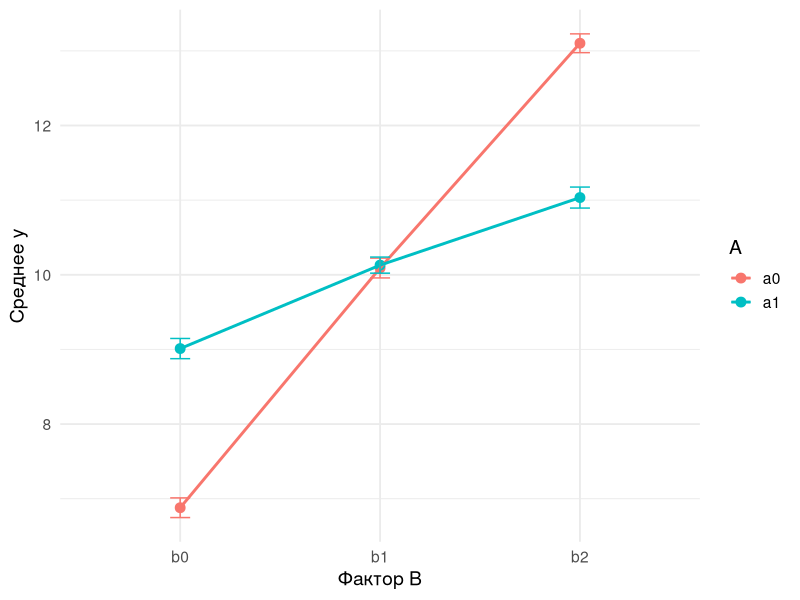

The R source for this figure:
## ---- chunk 1
#| label: setup
suppressPackageStartupMessages({
  library(dplyr)
  library(ggplot2)
  library(emmeans)
})
set.seed(2024)

mu    <- 10
beta  <- c(b0 = -2, b1 = 0, b2 = 2)          # главные эффекты B
eff_A <- c(b0 =  2, b1 = 0, b2 = -2)         # эффект A внутри B
n_per_cell <- 60
sigma <- 1

cell_means <- expand.grid(A = c("a0","a1"), B = c("b0","b1","b2"),
                          stringsAsFactors = FALSE)
cell_means$mean_y <- with(cell_means, {
  base <- mu + beta[B]; e <- eff_A[B]
  base + ifelse(A == "a1", +e/2, -e/2)
})

dat <- cell_means[rep(1:nrow(cell_means), each = n_per_cell), ]
dat$y <- dat$mean_y + rnorm(nrow(dat), sd = sigma)
dat$A <- factor(dat$A, levels = c("a0","a1"))
dat$B <- factor(dat$B, levels = c("b0","b1","b2"))
## ---- chunk 2
#| echo: false
cell_means |>
  mutate(mean_y = round(mean_y, 2)) |>
  knitr::kable(caption = "Среднее y в каждой ячейке (без шума)")
## ---- chunk 3
#| label: fit-fn
fit_A <- function(data, coding, base_B) {
  d <- data
  d$B <- relevel(d$B, ref = base_B)
  m <- if (coding == "treatment") {
    lm(y ~ A * B, data = d,
       contrasts = list(A = contr.treatment(2), B = contr.treatment(3)))
  } else {
    lm(y ~ A * B, data = d,
       contrasts = list(A = contr.sum(2), B = contr.sum(3)))
  }
  co <- summary(m)$coefficients
  r  <- co[grep("^Aa1$", rownames(co)), ]
  data.frame(coding = coding, base_B = base_B,
             estimate_A = round(r["Estimate"], 3),
             p_value    = signif(r["Pr(>|t|)"], 3),
             significant = ifelse(r["Pr(>|t|)"] < 0.05, "ДА", "нет"))
}
## ---- chunk 4
#| echo: false
fit_A(dat, "treatment", "b0") |> knitr::kable()
## ---- chunk 5
#| echo: false
fit_A(dat, "treatment", "b1") |> knitr::kable()
## ---- chunk 6
#| echo: false
fit_A(dat, "treatment", "b2") |> knitr::kable()
## ---- chunk 7
#| echo: false
bind_rows(
  fit_A(dat, "treatment", "b0"),
  fit_A(dat, "treatment", "b1"),
  fit_A(dat, "treatment", "b2")
) |> knitr::kable(caption = "Один и тот же фактор A — три разных «главных эффекта»")
## ---- chunk 8
#| echo: false
fit_A(dat, "effect", "b0") |>
  mutate(base_B = "—") |>
  knitr::kable(caption = "Effect coding: коэффициент A не зависит от базы B")
## ---- chunk 9
#| echo: false
m <- lm(y ~ A * B, data = dat)
emm <- emmeans(m, ~ A | B)
knitr::kable(as.data.frame(contrast(emm, method = "revpairwise")),
             caption = "Условный эффект A внутри каждого B")
## ---- chunk 10
#| echo: false
knitr::kable(as.data.frame(contrast(emmeans(m, ~ A), method = "revpairwise")),
             caption = "Маргинальный эффект A (усреднён по B)")
## ---- chunk 11
#| echo: false
#| fig-cap: "Среднее y по ячейкам: эффект A меняет знак по уровням B"
ggplot(dat, aes(x = B, y = y, color = A, group = A)) +
  stat_summary(fun = mean, geom = "point", size = 3) +
  stat_summary(fun = mean, geom = "line", linewidth = 1) +
  stat_summary(fun.data = mean_se, geom = "errorbar", width = 0.1) +
  labs(y = "Среднее y", x = "Фактор B") +
  theme_minimal(base_size = 14)
## ---- chunk 12
#| echo: false
m_b0 <- lm(y ~ A * B, data = transform(dat, B = relevel(B, "b0")))
m_b1 <- lm(y ~ A * B, data = transform(dat, B = relevel(B, "b1")))
m_b2 <- lm(y ~ A * B, data = transform(dat, B = relevel(B, "b2")))

tibble(
  база = c("b0", "b1", "b2"),
  F_взаимодействия = round(c(
    anova(m_b0)["A:B", "F value"],
    anova(m_b1)["A:B", "F value"],
    anova(m_b2)["A:B", "F value"]
  ), 3)
) |> knitr::kable(caption = "F-тест взаимодействия одинаков при любой базе")
